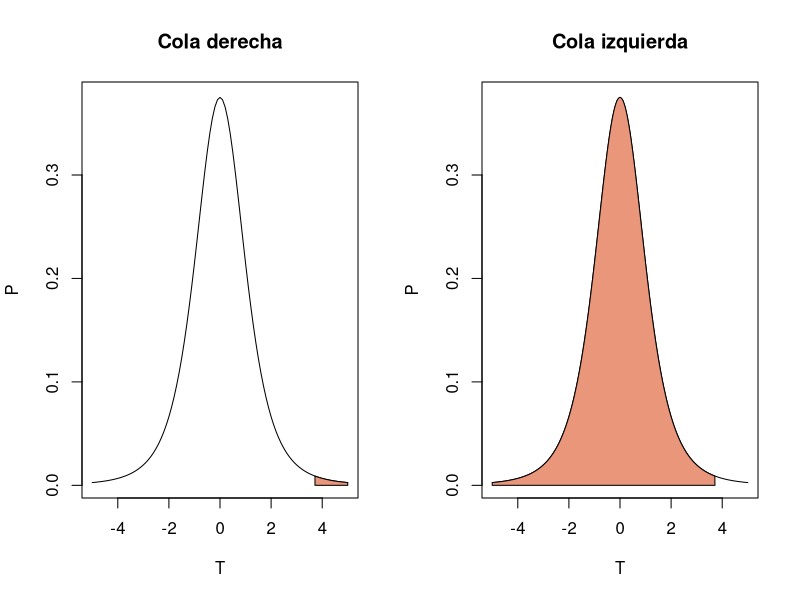
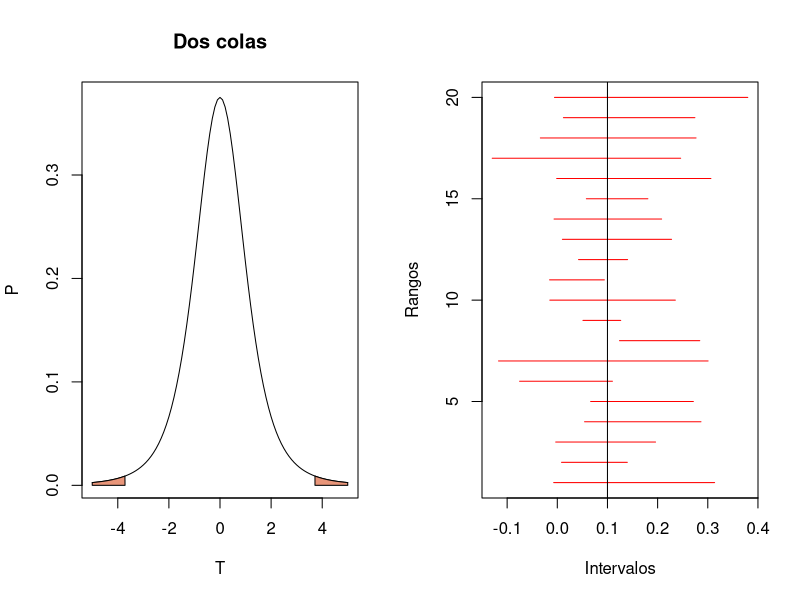
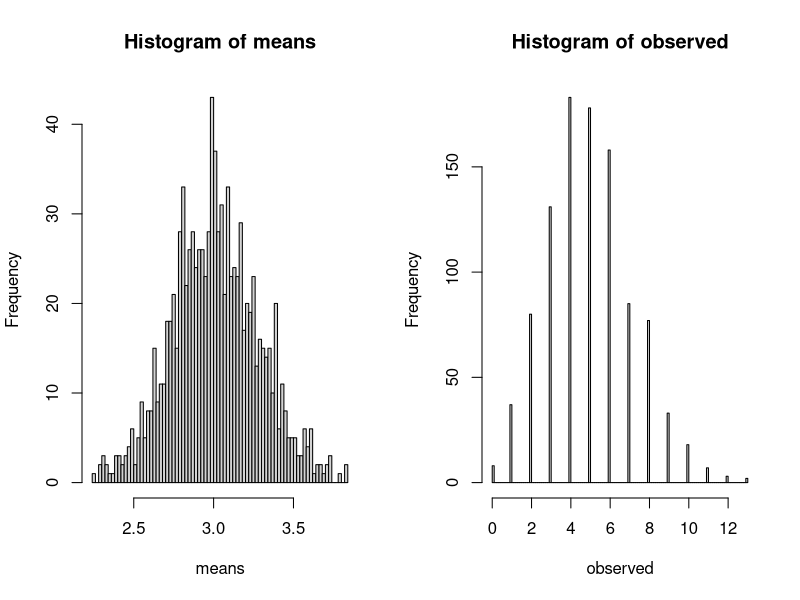
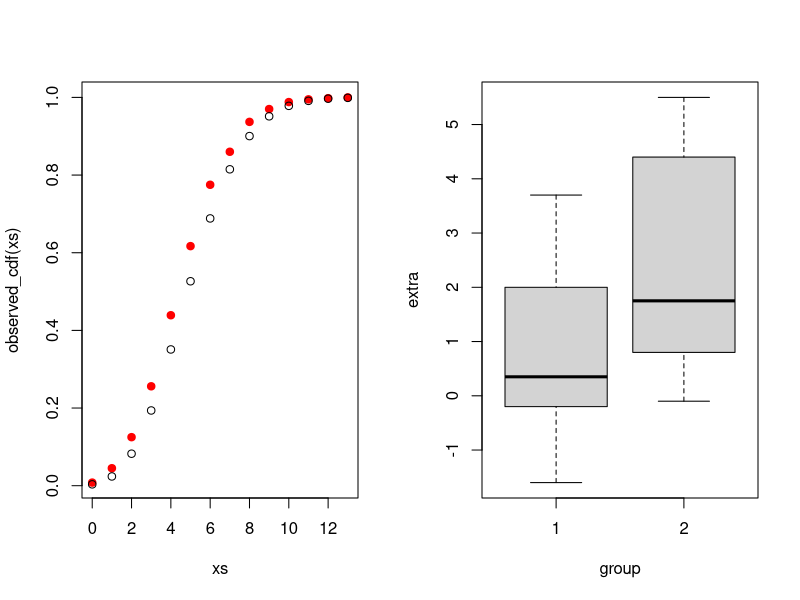

The R script that drew these images, in order:
## ---- chunk 1
knitr::opts_chunk$set(echo = TRUE)
library(boot)
## ---- chunk 2
n <- 5
normal_sample <- rnorm(n, mean=0.1, sd=0.1)
xm <- mean(normal_sample)
s = sd(normal_sample)

# Hipotesis Nula. La distribución es T de Student
m0 = 0
T_value = (xm-m0)/(s/sqrt(n))
T_value

# Calculo el pvalue
p = 1-pt(T_value, n-1)
p

# Usando las funciones incluidas en R
t.test(
    normal_sample,
    alternative="two.sided",
    mu=0,
    )
## ---- chunk 3
par(mfrow=c(1,2))
my_t <- function(x) {return(dt(x, n-1))}

# p-value for 'greater'.
curve(
    my_t,
    from=-5,
    to=5,
    xlab="T",
    ylab="P",
    main="Cola derecha")

# Área bajo la curva, 'greater'.
polygon(
    c(T_value, seq(T_value, 5, 0.01), 5),
    c(0, my_t(seq(T_value, 5, 0.01)),0),
    col = "darksalmon")

# p-value for 'lower'.
curve(
    my_t,
    from=-5,
    to=5,
    xlab="T",
    ylab="P",
    main="Cola izquierda")

# Área bajo la curva, 'lower'.
polygon(
    c(-5, seq(-5,T_value, 0.01), T_value),
    c(0, my_t(seq(-5,T_value,0.01)),0),
    col = "darksalmon")

## ---- chunk 4
my_t <- function(x) {return(dt(x, n-1))}

# p-value for 'greater'.
curve(
    my_t,
    from=-5,
    to=5,
    xlab="T",
    ylab="P",
    main="Dos colas")

# Área bajo la curva, 'greater'.
polygon(
    c(T_value, seq(T_value, 5, 0.01), 5),
    c(0, my_t(seq(T_value, 5, 0.01)),0),
    col = "darksalmon")


# Área bajo la curva, 'lower'.
polygon(
    c(-5, seq(-5,-T_value, 0.01), -T_value),
    c(0, my_t(seq(-5,-T_value,0.01)),0),
    col = "darksalmon")
## ---- chunk 5
t_left <- qt(0.05/2, df = n-1)
t_right <- qt(1-0.05/2, df = n-1)

t_left
t_right

## ---- chunk 6
c(
    mean(normal_sample + t_left*sd(normal_sample)/sqrt(n)),
    mean(normal_sample + t_right*sd(normal_sample)/sqrt(n))
)
## ---- chunk 7
intervalos <- sapply(
    c(1:1000),
    function(x){
        normal_sample <- rnorm(5, mean=0.1, sd=0.1)
        t.test(normal_sample, alternative="two.sided", mu=0)$conf.int
    }
)
matplot(
    x=intervalos[,1:20],
    y=rbind(c(1:20), c(1:20)),
    type="l",
    col = "red",
    lty=1,
    ylab="Rangos",
    xlab="Intervalos"
)
abline(v=0.1)
## ---- chunk 8
contains_mu <- intervalos[1,] < 0.1 & 0.1 < intervalos[2,]
mean(contains_mu)
## ---- chunk 9
my_sample <- c(
    rnorm(50, 3, 2),
    runif(50, 0,6)
)

replicates <- replicate(
    1000,
    sample(
        x = my_sample,
        size=50,
        replace=TRUE
    )
)

means <- apply(replicates, 2, mean)
hist(means, 100)

quantile(means, 0.025)

quantile(means, 0.975)

## ---- chunk 10
mmean <- function(d, i) {
    mean(d[i])
}
my_sample.boot <- boot(
    my_sample,
    mmean,
    R = 100,
    sim = "ordinary",
)
boot.ci(
    my_sample.boot,
    conf = c(0.90, 0.95),
    type = c("norm", "basic", "perc", "bca")
)
## ---- chunk 11
observed <- rbinom(1000, 100, 0.05)
hist(observed, 100)
## ---- chunk 12
xs <- seq(0, max(observed), 1) 
observed_cdf <- ecdf(observed)
plot(
    x=xs,
    y=observed_cdf(xs),
    pch=19,
    col="red")
points(
    x=xs,
    pbinom(q=xs, size = 100, p=0.055)
)

## ---- chunk 13

Oi <- 1000 * observed_cdf(xs)
Ei <- 1000 * pbinom(q=xs, size = 100, p=0.055)

chi2 <- sum((Oi - Ei)^2/Ei)

df = 15 # (16 bins - 1) * (2 cond - 1)

pchisq(
    chi2,
    df,
    lower.tail=FALSE
    )

## ---- chunk 14
my_sample <- rnorm(100, 2, 2)
ks.test(my_sample, "pnorm",2,2)

my_other_sample <- runif(10000, 0, 4)
ks.test(my_sample, my_other_sample)
## ---- chunk 15
head(sleep)
## ---- chunk 16
shapiro.test(
    sleep$extra[sleep$group==1]
)
shapiro.test(
    sleep$extra[sleep$group==2]
)

## ---- chunk 17
boxplot(
    extra ~ group,
    sleep)
## ---- chunk 18
sapply(
    X=unique(levels(sleep$group)),
    FUN=function(g){
        var(sleep$extra[sleep$group==g])
    }
)
## ---- chunk 19
var.test(
    sleep$extra[sleep$group==1],
    sleep$extra[sleep$group==2]
)

## ---- chunk 20
bartlett.test(
    extra ~ group,
    sleep
)
## ---- chunk 21
library("car")
leveneTest(
    extra ~ group,
    sleep)
## ---- chunk 22
sample_1 <- rnorm(15, 2, 1)
sample_2 <- rnorm(15, 3, 1)

t.test(
    x = sample_1,
    y = sample_2,
    var.equal = TRUE
)

t.test(
    x = sample_1,
    y = sample_2,
    var.equal = FALSE
)
## ---- chunk 23
sample_1 <- rnorm(25, 0, 1)
sample_2 <- sample_1 + runif(25, 0, 0.02)

sapply(
    c(TRUE, FALSE),
    FUN=function(x) t.test(sample_1, sample_2, paired=x)
)



## ---- chunk 24
    sample_1 <- rexp(25, 1)
    sample_2 <- rexp(25, 2)
    t.test(
        sample_1,
        sample_2
    )
    wilcox.test(
        sample_1,
        sample_2
    )

## ---- chunk 25
sample_1 <- rexp(25, 1)
sample_2 <- sample_1 + runif(25,0,.5)
wilcox.test(
    sample_1,
    sample_2
)
wilcox.test(
    sample_1,
    sample_2,
    paired=TRUE)

## ---- chunk 26
sample_1 <- rexp(25, 1)
sample_2 <- rexp(25, 4)
ks.test(
    sample_1,
    sample_2
)
## ---- chunk 27
sample_1 <- rexp(25, 1)
sample_2 <- sample_1 + runif(25, -3, 3)

positives <- sum(sample_2>sample_1)
negatives <- sum(sample_2<sample_1)

pbinom(
    c(positives,negatives),
    size = 25,
    prob = 0.5,
    lower.tail = FALSE
)

sample_1 <- rexp(25, 1)
sample_2 <- sample_1 + runif(25, -1, 3)

positives <- sum(sample_2>sample_1)
negatives <- sum(sample_2<sample_1)

pbinom(
    c(positives,negatives),
    size = 25,
    prob = 0.5,
    lower.tail = FALSE
)


## ---- chunk 28
sample_1 <- rbinom(25, 15, 0.04 )
sample_2 <- rbinom(25, 15, 0.1 )
m <- median(c(sample_1, sample_2))

chisq.test(
    table(
        c(sample_1, sample_2)>=m,
        rep(1:2, each=25)))

## ---- chunk 29
sample_1 <- rbinom(25, 15, 0.04 )
sample_2 <- rbinom(25, 15, 0.1 )
fisher.test(
    table(
        c(sample_1, sample_2)>=m,
        rep(1:2, each=25))
)

## ---- chunk 30
sample_1 <- rbinom(25, 15, 0.04 )
sample_2 <- sample_1 + runif(25, 2, 4 )
mcnemar.test(
    table(
        c(sample_1, sample_2)>=m,
        rep(1:2, each=25))
)
